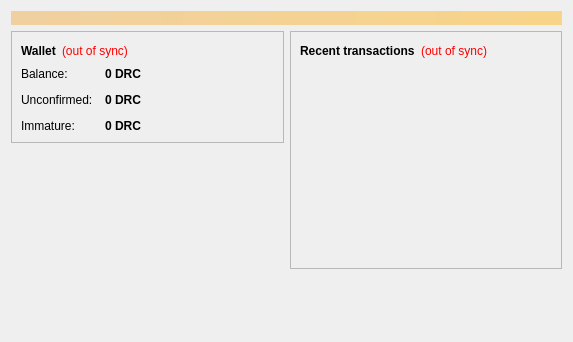
<?xml version="1.0" encoding="UTF-8"?>
<ui version="4.0">
 <class>OverviewPage</class>
 <widget class="QWidget" name="OverviewPage">
  <property name="geometry">
   <rect>
    <x>0</x>
    <y>0</y>
    <width>573</width>
    <height>342</height>
   </rect>
  </property>
  <property name="windowTitle">
   <string>Form</string>
  </property>
  <layout class="QVBoxLayout" name="topLayout">
   <item>
    <widget class="QLabel" name="labelAlerts">
     <property name="visible">
      <bool>false</bool>
     </property>
     <property name="styleSheet">
      <string notr="true">background-color: qlineargradient(x1: 0, y1: 0, x2: 1, y2: 0, stop:0 #F0D0A0, stop:1 #F8D488); color:#000000;</string>
     </property>
     <property name="wordWrap">
      <bool>true</bool>
     </property>
     <property name="margin">
      <number>3</number>
     </property>
    </widget>
   </item>
   <item>
    <layout class="QHBoxLayout" name="horizontalLayout" stretch="1,1">
     <item>
      <layout class="QVBoxLayout" name="verticalLayout_2">
       <item>
        <widget class="QFrame" name="frame">
         <property name="frameShape">
          <enum>QFrame::StyledPanel</enum>
         </property>
         <property name="frameShadow">
          <enum>QFrame::Raised</enum>
         </property>
         <layout class="QVBoxLayout" name="verticalLayout_4">
          <item>
           <layout class="QHBoxLayout" name="horizontalLayout_4">
            <item>
             <widget class="QLabel" name="label_5">
              <property name="font">
               <font>
                <weight>75</weight>
                <bold>true</bold>
               </font>
              </property>
              <property name="text">
               <string>Wallet</string>
              </property>
             </widget>
            </item>
            <item>
             <widget class="QLabel" name="labelWalletStatus">
              <property name="toolTip">
               <string>The displayed information may be out of date. Your wallet automatically synchronizes with the Deracoin network after a connection is established, but this process has not completed yet.</string>
              </property>
              <property name="styleSheet">
               <string notr="true">QLabel { color: red; }</string>
              </property>
              <property name="text">
               <string notr="true">(out of sync)</string>
              </property>
              <property name="alignment">
               <set>Qt::AlignLeading|Qt::AlignLeft|Qt::AlignVCenter</set>
              </property>
             </widget>
            </item>
            <item>
             <spacer name="horizontalSpacer_2">
              <property name="orientation">
               <enum>Qt::Horizontal</enum>
              </property>
              <property name="sizeHint" stdset="0">
               <size>
                <width>40</width>
                <height>20</height>
               </size>
              </property>
             </spacer>
            </item>
           </layout>
          </item>
          <item>
           <layout class="QFormLayout" name="formLayout_2">
            <property name="fieldGrowthPolicy">
             <enum>QFormLayout::AllNonFixedFieldsGrow</enum>
            </property>
            <property name="horizontalSpacing">
             <number>12</number>
            </property>
            <property name="verticalSpacing">
             <number>12</number>
            </property>
            <item row="0" column="0">
             <widget class="QLabel" name="label">
              <property name="text">
               <string>Balance:</string>
              </property>
             </widget>
            </item>
            <item row="0" column="1">
             <widget class="QLabel" name="labelBalance">
              <property name="font">
               <font>
                <weight>75</weight>
                <bold>true</bold>
               </font>
              </property>
              <property name="cursor">
               <cursorShape>IBeamCursor</cursorShape>
              </property>
              <property name="toolTip">
               <string>Your current balance</string>
              </property>
              <property name="text">
               <string notr="true">0 DRC</string>
              </property>
              <property name="textInteractionFlags">
               <set>Qt::LinksAccessibleByMouse|Qt::TextSelectableByKeyboard|Qt::TextSelectableByMouse</set>
              </property>
             </widget>
            </item>
            <item row="1" column="0">
             <widget class="QLabel" name="label_3">
              <property name="text">
               <string>Unconfirmed:</string>
              </property>
             </widget>
            </item>
            <item row="1" column="1">
             <widget class="QLabel" name="labelUnconfirmed">
              <property name="font">
               <font>
                <weight>75</weight>
                <bold>true</bold>
               </font>
              </property>
              <property name="cursor">
               <cursorShape>IBeamCursor</cursorShape>
              </property>
              <property name="toolTip">
               <string>Total of transactions that have yet to be confirmed, and do not yet count toward the current balance</string>
              </property>
              <property name="text">
               <string notr="true">0 DRC</string>
              </property>
              <property name="textInteractionFlags">
               <set>Qt::LinksAccessibleByMouse|Qt::TextSelectableByKeyboard|Qt::TextSelectableByMouse</set>
              </property>
             </widget>
            </item>
            <item row="2" column="0">
             <widget class="QLabel" name="labelImmatureText">
              <property name="text">
               <string>Immature:</string>
              </property>
             </widget>
            </item>
            <item row="2" column="1">
             <widget class="QLabel" name="labelImmature">
              <property name="font">
               <font>
                <weight>75</weight>
                <bold>true</bold>
               </font>
              </property>
              <property name="toolTip">
               <string>Mined balance that has not yet matured</string>
              </property>
              <property name="text">
               <string notr="true">0 DRC</string>
              </property>
              <property name="textInteractionFlags">
               <set>Qt::LinksAccessibleByMouse|Qt::TextSelectableByKeyboard|Qt::TextSelectableByMouse</set>
              </property>
             </widget>
            </item>
           </layout>
          </item>
         </layout>
        </widget>
       </item>
       <item>
        <spacer name="verticalSpacer">
         <property name="orientation">
          <enum>Qt::Vertical</enum>
         </property>
         <property name="sizeHint" stdset="0">
          <size>
           <width>20</width>
           <height>40</height>
          </size>
         </property>
        </spacer>
       </item>
      </layout>
     </item>
     <item>
      <layout class="QVBoxLayout" name="verticalLayout_3">
       <item>
        <widget class="QFrame" name="frame_2">
         <property name="frameShape">
          <enum>QFrame::StyledPanel</enum>
         </property>
         <property name="frameShadow">
          <enum>QFrame::Raised</enum>
         </property>
         <layout class="QVBoxLayout" name="verticalLayout">
          <item>
           <layout class="QHBoxLayout" name="horizontalLayout_2">
            <item>
             <widget class="QLabel" name="label_4">
              <property name="text">
               <string>&lt;b&gt;Recent transactions&lt;/b&gt;</string>
              </property>
             </widget>
            </item>
            <item>
             <widget class="QLabel" name="labelTransactionsStatus">
              <property name="toolTip">
               <string>The displayed information may be out of date. Your wallet automatically synchronizes with the Deracoin network after a connection is established, but this process has not completed yet.</string>
              </property>
              <property name="styleSheet">
               <string notr="true">QLabel { color: red; }</string>
              </property>
              <property name="text">
               <string notr="true">(out of sync)</string>
              </property>
              <property name="alignment">
               <set>Qt::AlignRight|Qt::AlignTrailing|Qt::AlignVCenter</set>
              </property>
             </widget>
            </item>
            <item>
             <spacer name="horizontalSpacer">
              <property name="orientation">
               <enum>Qt::Horizontal</enum>
              </property>
              <property name="sizeHint" stdset="0">
               <size>
                <width>40</width>
                <height>20</height>
               </size>
              </property>
             </spacer>
            </item>
           </layout>
          </item>
          <item>
           <widget class="QListView" name="listTransactions">
            <property name="styleSheet">
             <string notr="true">QListView { background: transparent; }</string>
            </property>
            <property name="frameShape">
             <enum>QFrame::NoFrame</enum>
            </property>
            <property name="verticalScrollBarPolicy">
             <enum>Qt::ScrollBarAlwaysOff</enum>
            </property>
            <property name="horizontalScrollBarPolicy">
             <enum>Qt::ScrollBarAlwaysOff</enum>
            </property>
            <property name="selectionMode">
             <enum>QAbstractItemView::NoSelection</enum>
            </property>
           </widget>
          </item>
         </layout>
        </widget>
       </item>
       <item>
        <spacer name="verticalSpacer_2">
         <property name="orientation">
          <enum>Qt::Vertical</enum>
         </property>
         <property name="sizeHint" stdset="0">
          <size>
           <width>20</width>
           <height>40</height>
          </size>
         </property>
        </spacer>
       </item>
      </layout>
     </item>
    </layout>
   </item>
  </layout>
 </widget>
 <resources/>
 <connections/>
</ui>
